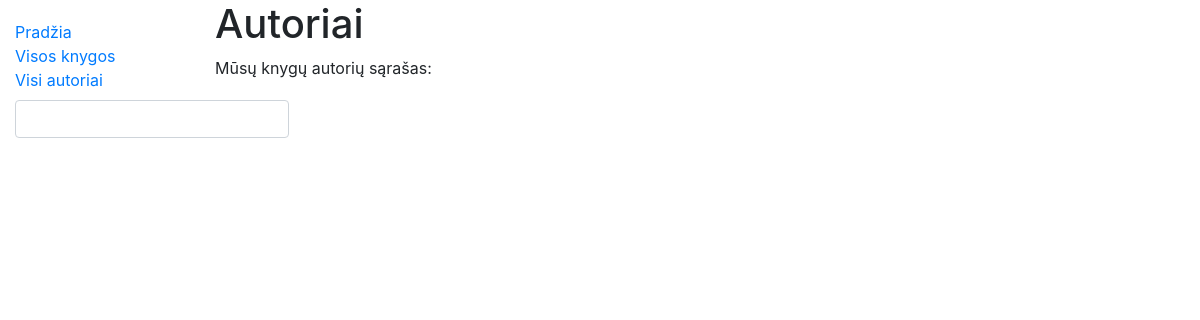
The app's page /library/authors/, older data.
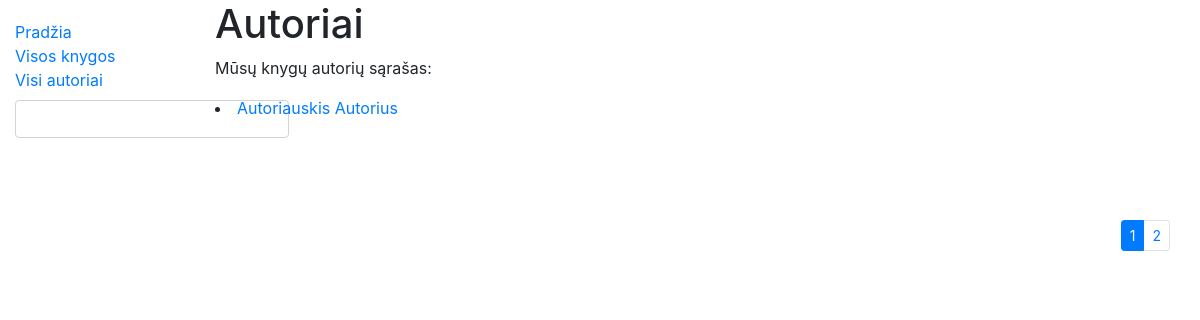
The same page, newer data.
### library/models.py (models this page shows, shortened)
class Author(models.Model):
    first_name = models.CharField('Vardas', max_length=100)
    last_name = models.CharField('Pavardė', max_length=100)
    description = models.TextField('Aprašymas', max_length=2000, default='bio')
    def display_books(self):
        return ', '.join([book.title for book in self.books.all()])
    display_books.short_description = 'Knygos'
    class Meta:
        ordering = ['last_name', 'first_name']
    def __str__(self):
        return f'{self.last_name}  {self.first_name}'

### library/views.py (the view)
# urls.py: path('authors/', views.authors, name='authors'),
def authors(request):
    paginator = Paginator(Author.objects.all(), 1)
    page_number = request.GET.get('page')
    paged_authors = paginator.get_page(page_number)
    context = {
        'authors': paged_authors
    }
    return render(request, 'authors.html', context=context)

### library/templates/authors.html
{% extends 'base.html' %}
{% block content %}
<h1>Autoriai</h1>
<p>Mūsų knygų autorių sąrašas: </p>
{% for author in authors %}
<li><a href="{% url 'author-detail' author.id  %}">
    {{author}} </a></li>
{% endfor %}
<div class="container puslapiai">
    <nav aria-label="...">
        {% if authors.has_other_pages %}
            <ul class="pagination pagination-sm justify-content-end">
                {% for i in authors.paginator.page_range %}
                    {% if authors.number == i %}
                        <li class="page-item active">
                            <a class="page-link">{{ i }}</a>
                        </li>
                    {% else %}
                        <li class="page-item">
                            <a class="page-link" href="?page={{ i }}">{{ i }}</a>
                        </li>
                    {% endif %}
                {% endfor %}
            </ul>
        {% endif %}
    </nav>
</div>
{% endblock %}

Row changes from the older to the newer data that the page shows:
added Author: last_name+first_name "Autoriauskis Autorius"
Text that changed along with them:
new list line: "1"
new list line: "2"
